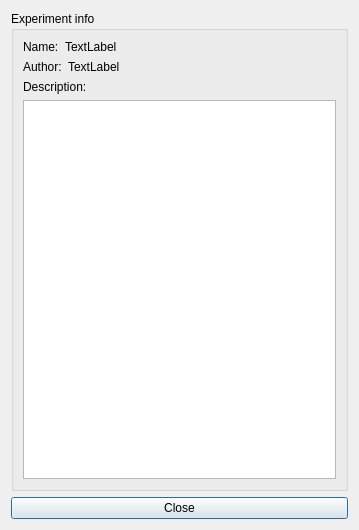
<?xml version="1.0" encoding="UTF-8"?>
<ui version="4.0">
 <class>experimentInfoDialog</class>
 <widget class="QDialog" name="experimentInfoDialog">
  <property name="geometry">
   <rect>
    <x>0</x>
    <y>0</y>
    <width>359</width>
    <height>530</height>
   </rect>
  </property>
  <property name="sizePolicy">
   <sizepolicy hsizetype="Preferred" vsizetype="Preferred">
    <horstretch>0</horstretch>
    <verstretch>0</verstretch>
   </sizepolicy>
  </property>
  <property name="windowTitle">
   <string>Experiment info</string>
  </property>
  <layout class="QVBoxLayout" name="verticalLayout_6">
   <item>
    <widget class="QGroupBox" name="groupBoxExperimentInfo">
     <property name="title">
      <string>Experiment info</string>
     </property>
     <layout class="QGridLayout" name="gridLayout_5">
      <item row="0" column="0">
       <layout class="QVBoxLayout" name="verticalLayout_4">
        <item>
         <layout class="QFormLayout" name="formLayout_4">
          <item row="0" column="0">
           <widget class="QLabel" name="labelExperiment">
            <property name="text">
             <string>Name:</string>
            </property>
           </widget>
          </item>
          <item row="0" column="1">
           <widget class="QLabel" name="labelExperimentName">
            <property name="text">
             <string>TextLabel</string>
            </property>
           </widget>
          </item>
         </layout>
        </item>
        <item>
         <layout class="QFormLayout" name="formLayout_5">
          <item row="0" column="0">
           <widget class="QLabel" name="labelAuthor">
            <property name="text">
             <string>Author:</string>
            </property>
           </widget>
          </item>
          <item row="0" column="1">
           <widget class="QLabel" name="labelAuthorName">
            <property name="text">
             <string>TextLabel</string>
            </property>
           </widget>
          </item>
         </layout>
        </item>
       </layout>
      </item>
      <item row="1" column="0">
       <widget class="QLabel" name="labelDescription">
        <property name="text">
         <string>Description:</string>
        </property>
       </widget>
      </item>
      <item row="2" column="0">
       <widget class="QTextBrowser" name="textBrowserExperimentDescription"/>
      </item>
     </layout>
    </widget>
   </item>
   <item>
    <widget class="QPushButton" name="ButtonClose">
     <property name="text">
      <string>Close</string>
     </property>
    </widget>
   </item>
  </layout>
 </widget>
 <resources/>
 <connections/>
</ui>
